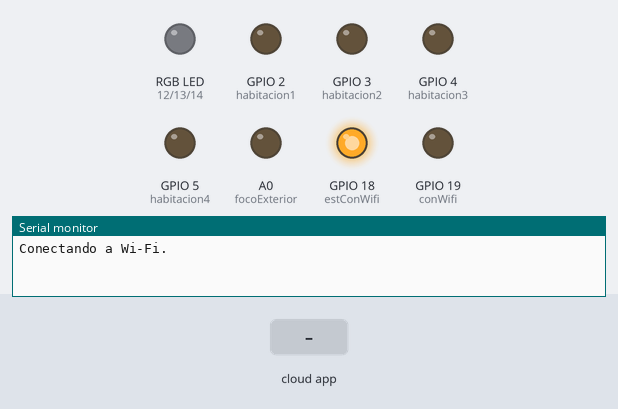
A sketch run on a simulated ESP8266 (NodeMCU). Shown: an RGB LED mixed from three pins (HIGH = lit), output pins drawn as LEDs (lit = HIGH), the last lines printed to the serial monitor. The test bench sets the inputs (shaded band). WiFi joins after 1.5 s; servers stay silent unless stated; the Firebase database answers and starts empty.

Above: at 0.1 s.
At 3.2 s:
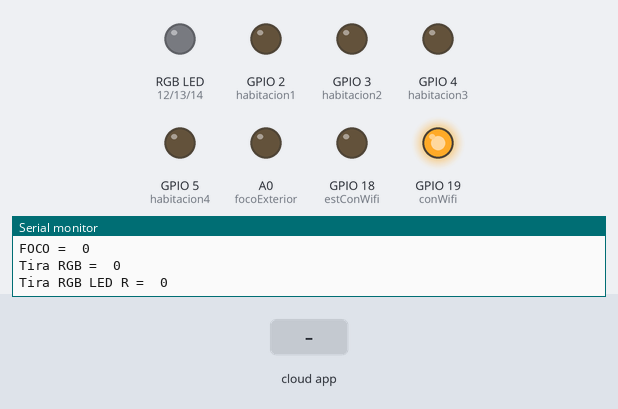
3.3 s: the phone or cloud app sets LED1 to 1
At 5.4 s:
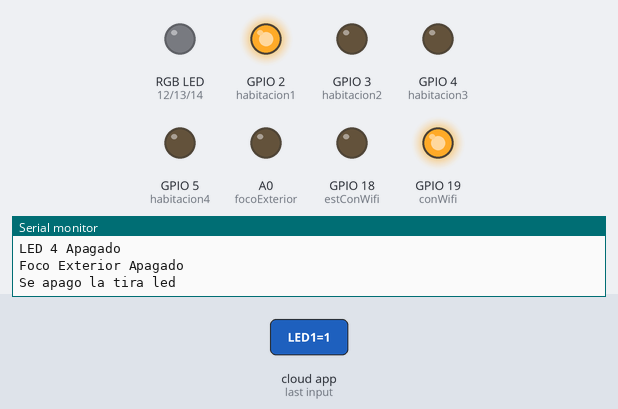
Timing chart, 0 to 6.9 s (numbered marks = the images above; inputs shaded):
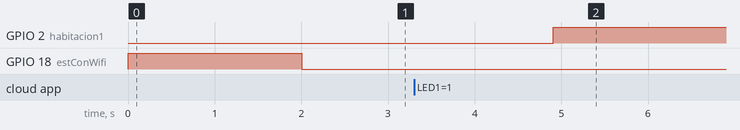

The sketch:

ESP32-Firebase.ino
```cpp
#if defined(ESP32)
#include <WiFi.h>
#elif defined(ESP8266)
#include <ESP8266WiFi.h>
#endif

#include <Firebase_ESP_Client.h>
#include <addons/TokenHelper.h>
#include <addons/RTDBHelper.h>

#define WIFI_SSID "Casa642-2.4g"
#define WIFI_PASSWORD "Mcejr151631@"

#define API_KEY "AIzaSyBs3V_GcW_q6gKgvQL2WXvhZlOWqOvFKmE"
#define DATABASE_URL "https://esp32-ab718-default-rtdb.firebaseio.com"
#define USER_EMAIL "Cerivera2002@gmail.com"
#define USER_PASSWORD "firebase"

FirebaseData fbdo;

FirebaseAuth auth;
FirebaseConfig config;

unsigned long sendDataPrevMillis = 0;
int estConWifi = 18 ;
int conWifi = 19 ;

int habitacion1 = 2;
int habitacion2 = 3;
int habitacion3 = 4;
int habitacion4 = 5;
int focoExterior = 17;

int ledR = 12;
int ledG = 13;
int ledB = 14;

int led1 = 0;
int led2 = 0;
int led3 = 0;
int led4 = 0;
int foco = 0;

int ledRGB = 0;
int r = 0;
int g = 0;
int b = 0;


void setup()
{
  Serial.begin(115200);

  pinMode(estConWifi, OUTPUT);
  pinMode(conWifi,OUTPUT);

  WiFi.begin(WIFI_SSID, WIFI_PASSWORD);

  Serial.print("Conectando a Wi-Fi");

  while (WiFi.status() != WL_CONNECTED)
  {
    digitalWrite(estConWifi,HIGH);
    Serial.print(".");
    delay(2000);
    digitalWrite(estConWifi,LOW);
  }
  Serial.println();

  digitalWrite(conWifi,HIGH);
  Serial.print("Conectado con la IP: ");
  Serial.println(WiFi.localIP());
  Serial.println();
  Serial.printf("Vercion de Firebase Client v%s\n\n", FIREBASE_CLIENT_VERSION);
  config.api_key = API_KEY;
  auth.user.email = USER_EMAIL;
  auth.user.password = USER_PASSWORD;
  config.database_url = DATABASE_URL;
  config.token_status_callback = tokenStatusCallback;
#if defined(ESP8266)
  fbdo.setBSSLBufferSize(2048, 2048 );
#endif
  fbdo.setResponseSize(2048);
  Firebase.begin(&config, &auth);
  Firebase.reconnectWiFi(true);
  Firebase.setDoubleDigits(5);
  config.timeout.serverResponse = 10 * 1000;

  pinMode(habitacion1, OUTPUT);
  pinMode(habitacion2, OUTPUT);
  pinMode(habitacion3, OUTPUT);
  pinMode(habitacion4, OUTPUT);
  pinMode(focoExterior, OUTPUT);

  pinMode(ledR, OUTPUT);
  pinMode(ledG, OUTPUT);
  pinMode(ledB, OUTPUT);

}

void loop()
{
  if (Firebase.ready() && (millis() - sendDataPrevMillis > 15000 || sendDataPrevMillis == 0))
  {

    sendDataPrevMillis = millis();

    Serial.printf("LED 1 =  %s\n", Firebase.RTDB.getInt(&fbdo, F("/test/LED1")) ? String(fbdo.to<int>()).c_str() : fbdo.errorReason().c_str());
    Serial.printf("LED 2 =  %s\n", Firebase.RTDB.getInt(&fbdo, F("/test/LED2")) ? String(fbdo.to<int>()).c_str() : fbdo.errorReason().c_str());
    Serial.printf("LED 3 =  %s\n", Firebase.RTDB.getInt(&fbdo, F("/test/LED3")) ? String(fbdo.to<int>()).c_str() : fbdo.errorReason().c_str());
    Serial.printf("LED 4 =  %s\n", Firebase.RTDB.getInt(&fbdo, F("/test/LED4")) ? String(fbdo.to<int>()).c_str() : fbdo.errorReason().c_str());
    Serial.printf("FOCO =  %s\n", Firebase.RTDB.getInt(&fbdo, F("/test/FOCO")) ? String(fbdo.to<int>()).c_str() : fbdo.errorReason().c_str());
    Serial.printf("Tira RGB =  %s\n", Firebase.RTDB.getInt(&fbdo, F("/rgb/rgb")) ? String(fbdo.to<int>()).c_str() : fbdo.errorReason().c_str());
    Serial.printf("Tira RGB LED R =  %s\n", Firebase.RTDB.getInt(&fbdo, F("/rgb/r")) ? String(fbdo.to<int>()).c_str() : fbdo.errorReason().c_str());
    Serial.printf("Tira RGB LED G =  %s\n", Firebase.RTDB.getInt(&fbdo, F("/rgb/g")) ? String(fbdo.to<int>()).c_str() : fbdo.errorReason().c_str());
    Serial.printf("Tira RGB LED B =  %s\n", Firebase.RTDB.getInt(&fbdo, F("/rgb/b")) ? String(fbdo.to<int>()).c_str() : fbdo.errorReason().c_str());

    delay(200);

    Firebase.RTDB.getInt(&fbdo, F("/test/LED1"));
    led1 = fbdo.to<int>();
    Firebase.RTDB.getInt(&fbdo, F("/test/LED2"));
    led2 = fbdo.to<int>();
    Firebase.RTDB.getInt(&fbdo, F("/test/LED3"));
    led3 = fbdo.to<int>();
    Firebase.RTDB.getInt(&fbdo, F("/test/LED4"));
    led4 = fbdo.to<int>();
    Firebase.RTDB.getInt(&fbdo, F("/test/FOCO"));
    foco = fbdo.to<int>();
    Firebase.RTDB.getInt(&fbdo, F("/rgb/rgb"));
    ledRGB = fbdo.to<int>();
    Firebase.RTDB.getInt(&fbdo, F("/rgb/r"));
    r = fbdo.to<int>();
    Firebase.RTDB.getInt(&fbdo, F("/rgb/g"));
    g = fbdo.to<int>();
    Firebase.RTDB.getInt(&fbdo, F("/rgb/b"));
    b = fbdo.to<int>();

    if (led1 == 1) {
      Serial.println("LED 1 Encendido");
      digitalWrite(habitacion1,HIGH);

    } else if (led1 == 0) {
      Serial.println("LED 1 Apagado");
      digitalWrite(habitacion1,LOW);

    }
    if (led2 == 1) {
      Serial.println("LED 2 Encendido");
      digitalWrite(habitacion2,HIGH);

    } else if (led2 == 0) {
      Serial.println("LED 2 Apagado");
      digitalWrite(habitacion2,LOW);

    }
    if (led3 == 1) {
      Serial.println("LED 3 Encendido");
      digitalWrite(habitacion3,HIGH);

    } else if (led3 == 0) {
      Serial.println("LED 3 Apagado");
      digitalWrite(habitacion3,LOW);

    }
    if (led4 == 1) {
      Serial.println("LED 4 Encendido");
      digitalWrite(habitacion4,HIGH);

    } else if (led4 == 0) {
      Serial.println("LED 4 Apagado");
      digitalWrite(habitacion4,LOW);

    }
    if (foco == 1) {
      Serial.println("Foco Exterior Encendido");
      digitalWrite(focoExterior,HIGH);

    } else if (led4 == 0) {
      Serial.println("Foco Exterior Apagado");
      digitalWrite(focoExterior,LOW);

    }
    if (ledRGB == 1) {
      Serial.print("Se encendio la tira led");
      analogWrite(ledR, r);
      Serial.print("Intencidad Rojo: " + r);
      analogWrite(ledG, g);
      Serial.print("Intencidad Verde: " + g);
      analogWrite(ledB, b);
      Serial.print("Intencidad Azul: " + b);
    } else if (ledRGB == 0 ) {
      Serial.print("Se apago la tira led");
      analogWrite(ledR, 0);
      analogWrite(ledG, 0);
      analogWrite(ledB, 0);
    }

    Serial.println();

  }
}
```

Measured:
- after the input at 3.3 s, GPIO 2 (habitacion1): LOW → HIGH after 1.6 s
